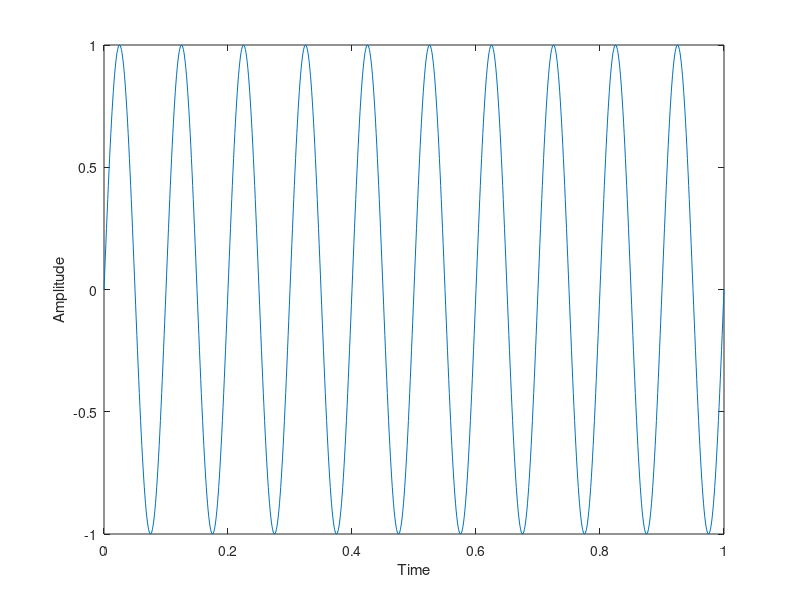

Write the MATLAB code that produced this figure. (Note: this script raises an error after producing the figure.)

Fs = 1000;
t = [0:1/Fs:1]
A = 1; f = 10;
x = A*sin(2*pi*f*t)


figure, plot(t,x), xlabel ('Time'), ylabel ('Amplitude')
titile('Time domain')

x = fftshit (abs(fft(x)))
Fr = [-Fs/2:Fs/2]
figure, plot(Fr, x)
xlabel('Frequency'), ylabel('Magnitutde')

figure, plot (Fr, 20*log10(x))
ylim([-40, 10])